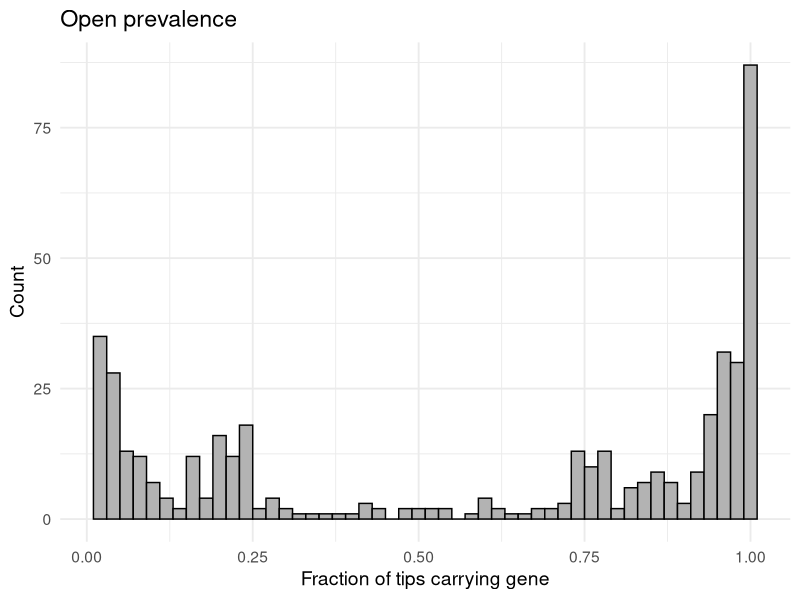
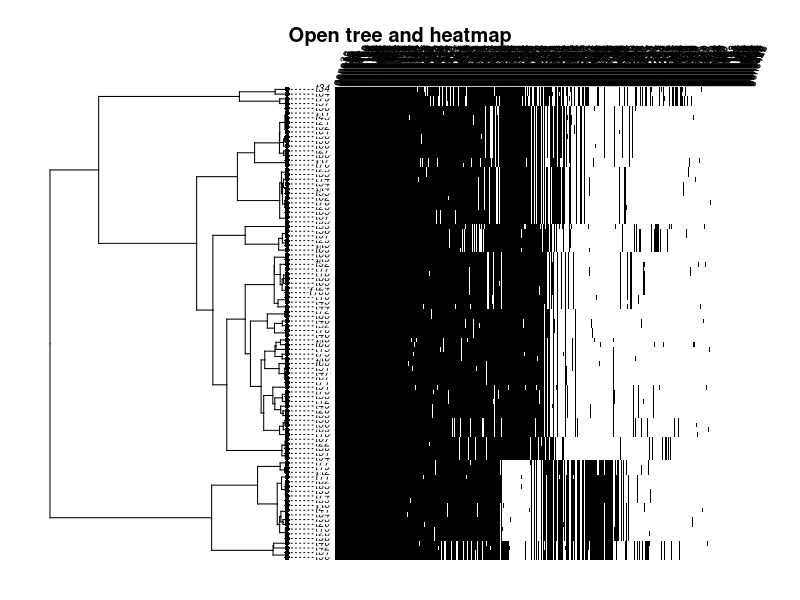
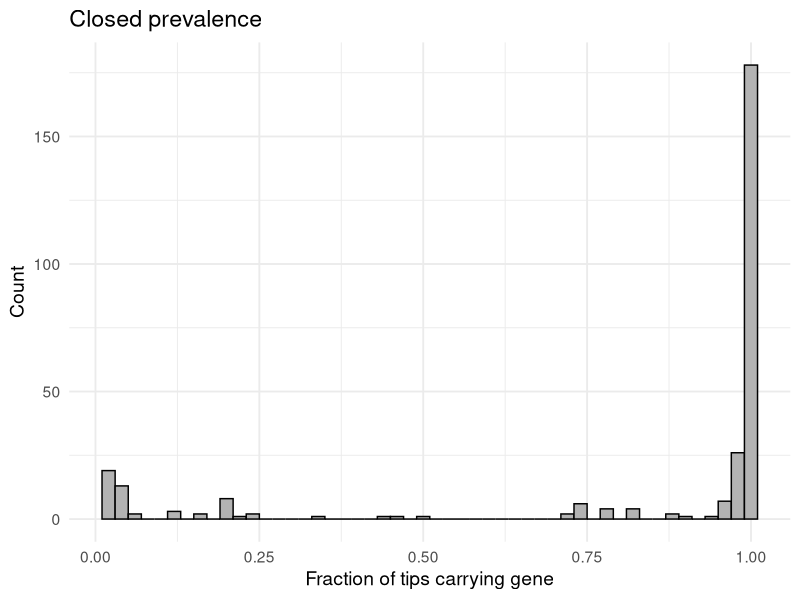
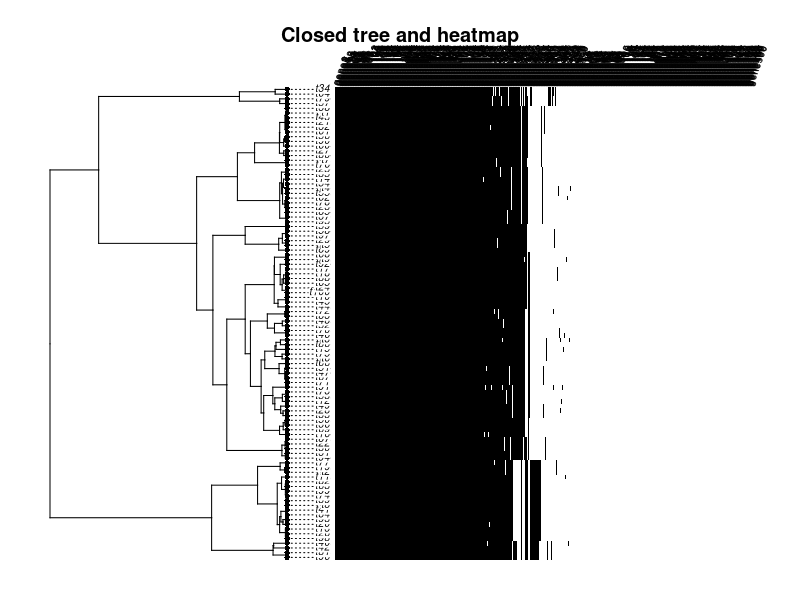

Write R code to recreate these figures, in order.
# -----------------------------------------------------------------------------
# Simulating presence/absence of independent genes down a fixed phylogeny.
# -----------------------------------------------------------------------------
# - Propagation with Wright–Fisher forward simulation on every branch.
#
# - Per-generation selection (haploid, carriers fitness = 1 + s), gain/loss,
# then binomial sampling with Ne (drift). Parent state is treated as 0/1.
#
# - Rates of base_gain and base_loss are on the log scale; q = exp(base_*) gives
# instantaneous per-unit-time rates which are converted to per-generation probs.
#
# - Branch heterogeneity is an Ornstein-Uhlenbeck trait (sig2, alpha=1, theta=0)
# simulated on the tree and modulates rates multiplicatively:
#   q01_eff = q01_inst * exp(trait); q10_eff = q10_inst * exp(-trait).
#
# - Root seeding where each gene has root_prob chance of being present at the root.
# -----------------------------------------------------------------------------

library(ape)
library(phytools)
library(tidyverse)

set.seed(123)

# -------- WF branch propagation --------
propagate_branch_wf <- function(p0, bl, q01_eff, q10_eff, s, Ne, gens_per_unit) {
  p <- min(max(as.numeric(p0), 0), 1)
  G <- max(1, round(bl * gens_per_unit))
  for (g in seq_len(G)) {
    if (p == 0) { 
      p_sel <- 0
    } else if (p == 1) { 
      p_sel <- 1
    } else {
      w1 <- 1 + s; w0 <- 1
      p_sel <- (p * w1) / (p * w1 + (1 - p) * w0)
    }
    p_mut <- p_sel * (1 - q10_eff) + (1 - p_sel) * q01_eff
    p_mut <- min(max(p_mut, 0), 1)
    if (is.infinite(Ne) || Ne <= 0) { 
      p <- p_mut
    } else {
      k <- rbinom(1, Ne, p_mut); p <- k / Ne
    }
    if (p == 0 || p == 1) break
  }
  p
}

# -------- Simulate one gene --------
simulate_gene_wf <- function(tree, params) {
  q01_inst <- exp(params$base_gain)
  q10_inst <- exp(params$base_loss)
  ntips_local <- length(tree$tip.label)
  states <- setNames(rep(NA, ntips_local), tree$tip.label)
  ou <- fastBM(tree, a = 0, sig2 = params$sig2, alpha = 1, theta = 0, internal = TRUE)
  root_p <- if (!is.null(params$root_prob)) params$root_prob else 0.5
  state_root <- rbinom(1, 1, root_p)
  
  traverse <- function(node, parent_state) {
    children <- tree$edge[tree$edge[,1] == node, 2]
    if (length(children) == 0) {
      states[tree$tip.label[node]] <<- parent_state
    } else {
      for (child in children) {
        bl <- tree$edge.length[which(tree$edge[,2] == child)]
        node_name <- if (child <= ntips_local) tree$tip.label[child] else as.character(child)
        trait <- ou[node_name]; trait <- pmin(pmax(trait, -5), 5)
        q01_eff <- 1 - exp(-q01_inst * exp(trait) / params$gens_per_unit)
        q10_eff <- 1 - exp(-q10_inst * exp(-trait) / params$gens_per_unit)
        q01_eff <- pmin(pmax(q01_eff, 0), 1); q10_eff <- pmin(pmax(q10_eff, 0), 1)
        p_parent <- if (parent_state == 1) 1 else 0
        s <- if (!is.null(params$s)) params$s else 0
        p_child <- propagate_branch_wf(
          p_parent, bl, q01_eff, q10_eff, s, params$Ne, params$gens_per_unit
        )
        child_state <- rbinom(1, 1, p_child)
        traverse(child, child_state)
      }
    }
  }
  
  traverse(ntips_local + 1, state_root)
  list(states = states)
}

# -------- Run scenario --------
run_emergent <- function(params) {
  pa_mat <- matrix(0, nrow = length(params$tree$tip.label), ncol = params$G,
                   dimnames = list(params$tree$tip.label, paste0("gene", 1:params$G)))
  
  for (g in seq_len(params$G)) {
    res <- simulate_gene_wf(params$tree, params)
    pa_mat[, g] <- res$states
  }
  
  prevalence <- colSums(pa_mat) / length(params$tree$tip.label)
  
  # ---- Histogram PDF ----
  prevalence_nonzero <- prevalence[prevalence > 0]
  hist_file <- paste0(params$tag, "_hist.pdf")
  pdf(hist_file, width = 7, height = 5)
  print(
    ggplot(tibble(prevalence = prevalence_nonzero), aes(x = prevalence)) +
      geom_histogram(binwidth = 0.02, fill = "gray70", color = "black") +
      labs(title = paste(params$tag, "prevalence"),
           x = "Fraction of tips carrying gene", y = "Count") +
      theme_minimal(base_size = 14)
  )
  dev.off()
  
  # ---- Phylogeny + heatmap PDF ----
  tree_file <- paste0(params$tag, "_tree.pdf")
  pdf(tree_file, width = 10, height = 8)
  gene_order <- order(colSums(pa_mat), decreasing = TRUE)
  phytools::phylo.heatmap(
    params$tree,
    pa_mat[, gene_order],
    standardize = FALSE,
    fsize = 0.6,
    colors = c("white", "black"),
    legend = FALSE,
    outline = FALSE
  )
  title(main = paste(params$tag, "tree and heatmap"), line = -1)
  dev.off()
  
  invisible(list(pa = pa_mat, prevalence = prevalence_nonzero,
                 hist_file = hist_file, tree_file = tree_file))
}

# -------- Pangenome fluidity --------
# Thanks Anna Dewar for the function

calc_pangenome_fluidity <- function(pa_mat) {
  
  fluidity_pair_eq <- function(x, y) {
    x <- as.integer(x); y <- as.integer(y)
    Mk <- sum(x); Ml <- sum(y)
    Uk <- sum(x == 1 & y == 0)
    Ul <- sum(x == 0 & y == 1)
    (Uk + Ul) / (Mk + Ml)
  }

  pair_combos <- combn(rownames(pa_mat), 2, simplify = FALSE)
  
  pair_vals <- sapply(pair_combos, function(p) {
    fluidity_pair_eq(pa_mat[p[1], ], pa_mat[p[2], ])
  })
  
  (2 / (nrow(pa_mat) * (nrow(pa_mat) - 1))) * sum(pair_vals)
}

# -------- Params --------
# G - number of genes to simulate
# root_prob - probability gene is present at root
# gens_per_unit - generations per unit branch length
# Ne - effective population size
# base_gain - log-rate of gene gain per branch
# base_loss - log-rate of gene loss per branch
# s - selection coefficient
# sig2 - variance of the Ornstein-Uhlenbeck trait

# -------- Examples --------
setwd("~/Desktop/simulate_pangenome")

ntips <- 100
tree <- rcoal(ntips)

# -------- Open pangenome --------
params_open <- list(
  tag = "Open",
  tree = tree,
  G = 500,
  Ne = 1e9,
  gens_per_unit = 100,
  base_gain = -2,
  base_loss = -2,
  s = 0.01,
  root_prob = 0.5,
  sig2 = 0.1
)

sim_open <- run_emergent(params_open)
open_fluidity <- calc_pangenome_fluidity(sim_open$pa)

# -------- Closed pangenome --------
params_closed <- list(
  tag = "Closed",
  tree = tree,
  G = 500,
  Ne = 1e9,
  gens_per_unit = 100,
  base_gain = -4,
  base_loss = -4,
  s = 0.01,
  root_prob = 0.5,
  sig2 = 0.1
)

sim_closed <- run_emergent(params_closed)
closed_fluidity <- calc_pangenome_fluidity(sim_closed$pa)
